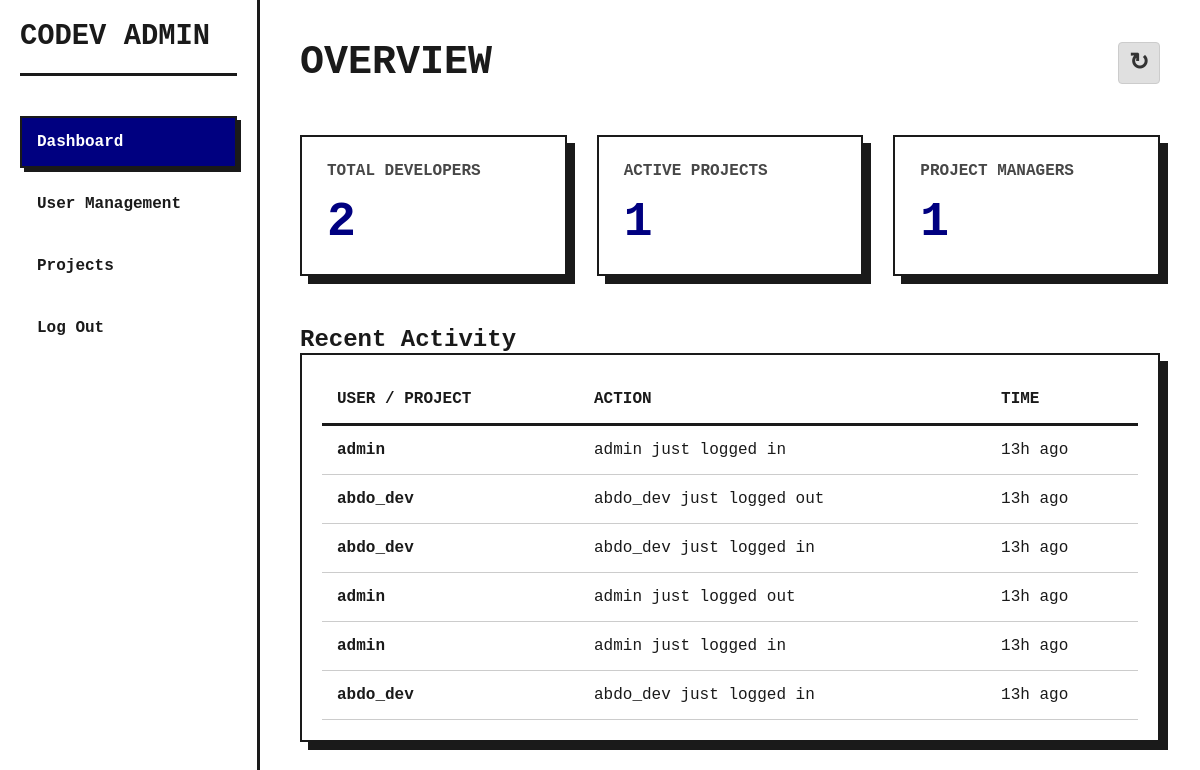
The page /admin_dash.php (signed in) on the database as committed earlier.
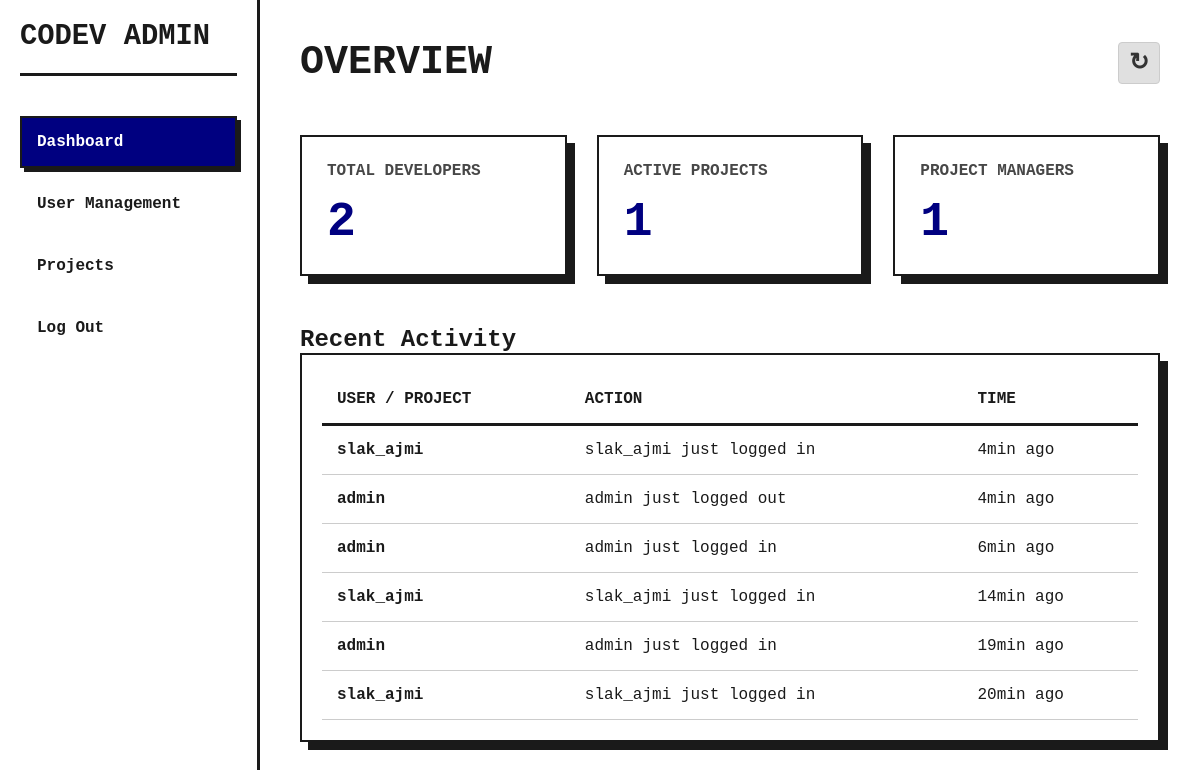
The same page on the database as committed later.
### tables this page shows
CREATE TABLE activity_logs (
    id INTEGER PRIMARY KEY AUTOINCREMENT,
    action TEXT NOT NULL,       -- e.g., "Created new user"
    mol_laction TEXT NOT NULL,               -- e.g., "User: airkha"
    created_at DATETIME DEFAULT CURRENT_TIMESTAMP
);

### Includes/functions.php (called while the page is built, shortened)
<?php
    function get_db_connection(){
        $pdo = new PDO('sqlite:codev.db');
        return $pdo;
    }
    function get_count($pdo, $table, $condition){
        $stmt = $pdo->prepare("Select count(*) as count from $table where $condition");
        $stmt->execute();
        return $stmt->fetchColumn();
    }
    function get_logs($number){
        $pdo = get_db_connection();
        $stmt = $pdo->prepare("Select * from activity_logs order by created_at desc limit $number;");
        $response = $stmt->execute();
        return $stmt->fetchAll(PDO::FETCH_ASSOC);
    }
    function format_time_ago($datetime) {
        $now = new DateTime();
        $ago = new DateTime("@$datetime");
        $diff = $now->diff($ago);
        if ($diff->h > 0) {
            return $diff->h . 'h ago';
        }
        if ($diff->i > 0) {
            return $diff->i . 'min ago';
        }
        return 'Just now';
    }
?>

### admin_tabs/home.php (the view)
<?php
    require "Includes/functions.php";
    $db = get_db_connection();
    $devs = get_count($db, "Users", "role = 'Developer'");
    $projects = get_count($db, "Projects", 1);
    $pms = get_count($db, "Users", "role = 'Project Manager'");
    $logs = get_logs(6);
?>
<div class="page-header" style="display: flex; justify-content: space-between; align-items: center; margin-bottom: 30px; padding-bottom: 20px;">
    <h1 class="header-title" style="margin: 0;">Overview</h1>
    <a href="?page=home" class="btn"
        style="background-color: #e0e0e0; color: #333; width: 42px; height: 42px; padding: 0; display: flex; align-items: center; justify-content: center; font-size: 1.5rem; text-decoration: none; border: 1px solid #ccc; border-radius: 4px;">
        &#x21bb;
    </a>
</div>
<div class="stats-grid">
    <div class="card">
        <h3>Total Developers</h3>
        <div class="number"><?= $devs ?></div>
    </div>
    <div class="card">
        <h3>Active Projects</h3>
        <div class="number"><?= $projects ?></div>
    </div>
    <div class="card">
        <h3>Project Managers</h3>
        <div class="number"><?= $pms ?></div>
    </div>
</div>
<div class="activity-section">
    <h2>Recent Activity</h2>
    <div class="table-container">
        <table>
            <thead>
                <tr>
                    <th>User / Project</th>
                    <th>Action</th>
                    <th>Time</th>
                </tr>
            </thead>
            <tbody>
                <?php
                    foreach ($logs as $log){
                        echo "<tr>
                        <td><strong>".$log['mol_laction']."</strong></td>
                        <td>".$log['action']."</td>
                        <td>".format_time_ago($log['created_at'])."</td>
                        </tr>";
                    }
                ?>
            </tbody>
        </table>
    </div>
</div>

### admin_dash.php (shortened to what this page needs)
<?php
    $page =  isset($_GET['page']) ? $_GET['page'] : 'home';
?>
    <link rel="stylesheet" href="style.css">
</head>
<body>
    <div class="dashboard-container">
        <aside class="sidebar">
            <div class="brand">CoDev Admin</div>
            <nav>
                <a href="?page=home" class="nav-link active">Dashboard</a>
                <a href="?page=users" class="nav-link">User Management</a>
                <a href="?page=projects" class="nav-link">Projects</a>
                <a href="logout.php" class="nav-link logout">Log Out</a>
            </nav>
        </aside>
        <main class="main-content">
            <?php
                $tab_path = "admin_tabs/{$page}.php";
                if (file_exists($tab_path)){
                    include($tab_path);
                }else{
                    echo "<h1 class='error-msg'>page not found 404</h1>";
                }
            ?>
        </main>
    </div>
</body>
</html>

### style.css (style rules this page uses)
* { margin: 0; padding: 0; box-sizing: border-box; font-family: 'Courier New', monospace; }
body { background-color: var(--secondary); color: var(--primary); min-height: 100vh; }
h1 { color: var(--primary); margin-bottom: 30px; font-size: 28px; font-weight: 700; text-align: center; }
button, .btn { display: inline-block; width: 100%; padding: 12px; background-color: var(--accent); color: var(--secondary); border: 2px solid var(--primary); font-size: 16px; font-weight: bold; cursor: pointer; text-align: center; text-decoration: none; transition: all 0.2s; }
.dashboard-container { display: flex; min-height: 100vh; }
.sidebar { width: 260px; background-color: var(--secondary); border-right: 3px solid var(--primary); padding: 20px; display: flex; flex-direction: column; position: fixed; height: 100vh; z-index: 100; }
.brand { font-size: 1.8rem; font-weight: 900; text-transform: uppercase; margin-bottom: 40px; padding-bottom: 20px; border-bottom: 3px solid var(--primary); }
.nav-link { display: block; text-decoration: none; color: var(--primary); font-weight: bold; padding: 15px; margin-bottom: 10px; border: 2px solid transparent; transition: all 0.2s; }
.nav-link:hover, .nav-link.active { background-color: var(--accent); color: var(--secondary); border: 2px solid var(--primary); box-shadow: 4px 4px 0px var(--primary); }
.main-content { margin-left: 260px; padding: 40px; width: 100%; }
.header-title { text-align: left; text-transform: uppercase; font-size: 2.5rem; }
.stats-grid { display: grid; grid-template-columns: repeat(auto-fit, minmax(250px, 1fr)); gap: 30px; margin-bottom: 50px; }
.card { background-color: var(--secondary); border: 2px solid var(--primary); padding: 25px; box-shadow: var(--shadow); transition: transform 0.2s; }
.card h3 { font-size: 1rem; text-transform: uppercase; margin-bottom: 15px; opacity: 0.8; }
.card .number { font-size: 3rem; font-weight: 900; color: var(--accent); }
.table-container { border: 2px solid var(--primary); box-shadow: var(--shadow); background: var(--secondary); padding: 20px; overflow-x: auto; }
table { width: 100%; border-collapse: collapse; }
th { text-align: left; border-bottom: 3px solid var(--primary); padding: 15px; text-transform: uppercase; }
td { padding: 15px; border-bottom: 1px solid #ccc; }

Rows that differ between the two databases and show on the page:
no longer on this page (row unchanged): activity_logs: mol_laction "admin", action "admin just logged in", created_at "13h ago"
no longer on this page (row unchanged): activity_logs: mol_laction "abdo_dev", action "abdo_dev just logged out", created_at "13h ago"
no longer on this page (row unchanged): activity_logs: mol_laction "abdo_dev", action "abdo_dev just logged in", created_at "13h ago"
no longer on this page (row unchanged): activity_logs: mol_laction "admin", action "admin just logged out", created_at "13h ago"
no longer on this page (row unchanged): activity_logs: mol_laction "admin", action "admin just logged in", created_at "13h ago"
no longer on this page (row unchanged): activity_logs: mol_laction "abdo_dev", action "abdo_dev just logged in", created_at "13h ago"
added activity_logs: mol_laction "slak_ajmi", action "slak_ajmi just logged in", created_at "4min ago"
added activity_logs: mol_laction "admin", action "admin just logged out", created_at "4min ago"
added activity_logs: mol_laction "admin", action "admin just logged in", created_at "6min ago"
added activity_logs: mol_laction "slak_ajmi", action "slak_ajmi just logged in", created_at "14min ago"
added activity_logs: mol_laction "admin", action "admin just logged in", created_at "19min ago"
added activity_logs: mol_laction "slak_ajmi", action "slak_ajmi just logged in", created_at "20min ago"
